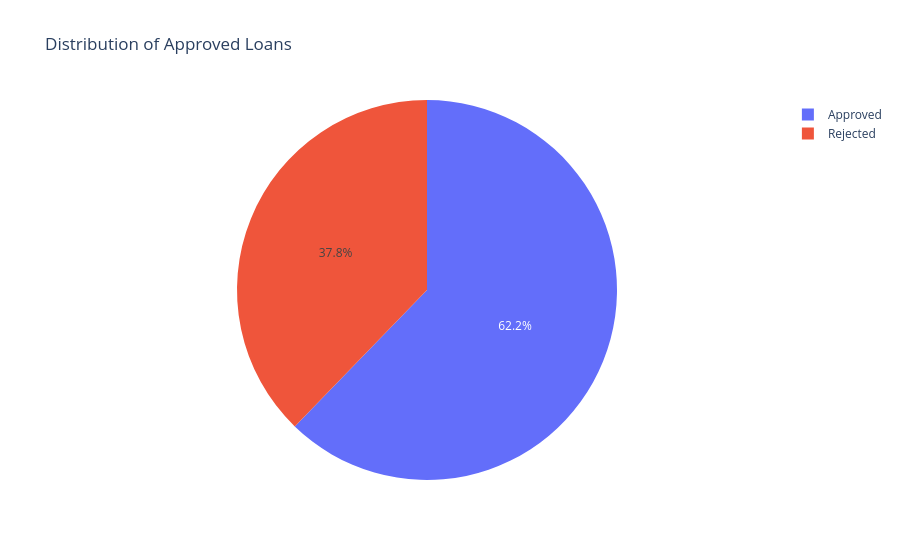

Notebook code cell kept with this figure:
### Code cell
##distibution of approved loan
fig2 = px.pie(
    names=df["loan_status"].unique(),
    values=df["loan_status"].value_counts(),
    title="Distribution of Approved Loans"
)

fig2.show()

### Figure 1 — Plotly figure (JSON) as saved in the notebook; plotly's stock layout.template omitted (floating-point values rounded to 4 significant figures)
{"data": [{"domain": {"x": [0, 1], "y": [0, 1]}, "hovertemplate": "label=%{label}<br>value=%{value}<extra></extra>", "labels": ["Approved", "Rejected"], "legendgroup": "", "name": "", "showlegend": true, "type": "pie", "values": [2612, 1584]}], "layout": {"legend": {"tracegroupgap": 0}, "title": {"text": "Distribution of Approved Loans"}}}
